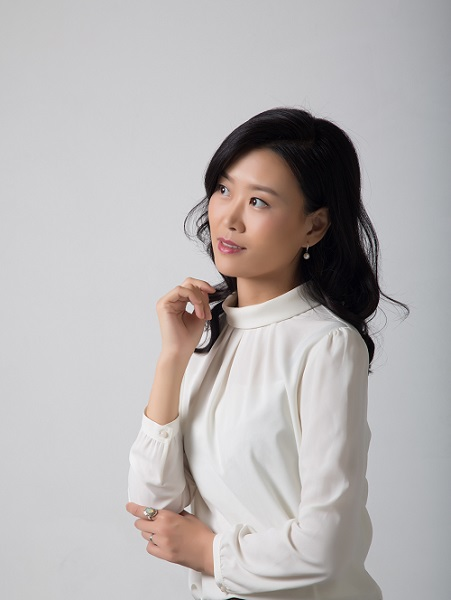
#> input picture liye.jpg, 451 x 600 px
$ python gitchat_37.py
#> lines starting #> are read from the running program, lines starting #| are printed output that depends on the picture
import os

import numpy as np
import matplotlib.pyplot as plt
import matplotlib.image as mpimg


def svdImageMatrix(om, k):
    U, S, Vt = np.linalg.svd(om)
    cmping = np.matrix(U[:, :k]) * np.diag(S[:k]) * np.matrix(Vt[:k, :])
    return cmping


def compressImage(image, k):
    redChannel = image[..., 0]
    greenChannel = image[..., 1]
    blueChannel = image[..., 2]

    cmpRed = svdImageMatrix(redChannel, k)
    cmpGreen = svdImageMatrix(greenChannel, k)
    cmpBlue = svdImageMatrix(blueChannel, k)

    newImage = np.zeros((image.shape[0], image.shape[1], 3), 'uint8')

    newImage[..., 0] = cmpRed
    newImage[..., 1] = cmpGreen
    newImage[..., 2] = cmpBlue

    return newImage


path = 'liye.jpg'
img = mpimg.imread(path)
#> img is the input picture: shape (600, 451, 3); mean R, G, B 183.2, 179.1, 179

title = "Original Image"
plt.title(title)
plt.imshow(img)
plt.show()

weights = [100, 50, 20, 5]

for k in weights:
    newImg = compressImage(img, k)

    title = " Image after =  %s" % k
    plt.title(title)
    plt.imshow(newImg)
    plt.show()

    newname = os.path.splitext(path)[0] + '_comp_' + str(k) + '.jpg'
    mpimg.imsave(newname, newImg)
#> this loop made 4 passes
#> pass 1, in compressImage, `redChannel = image[..., 0]`:
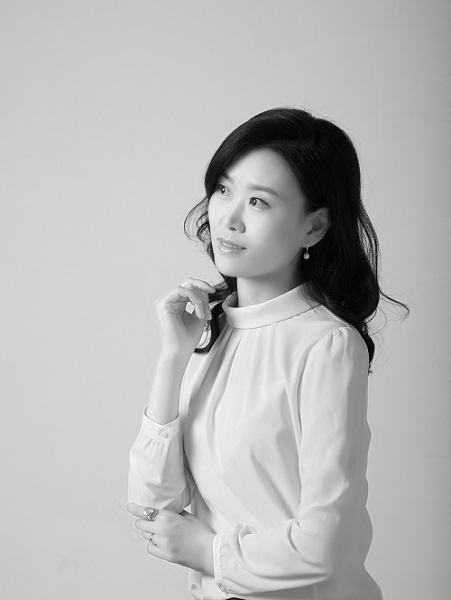
#> redChannel: shape (600, 451); min 0, max 255, mean 183.2
#> pass 1, in compressImage, `greenChannel = image[..., 1]`:
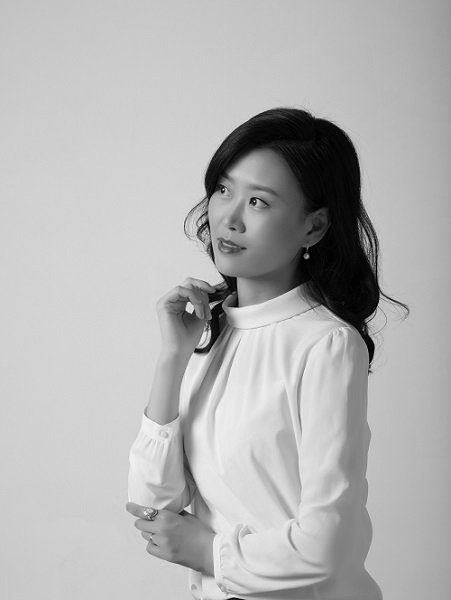
#> greenChannel: shape (600, 451); min 0, max 249, mean 179.1
#> pass 1, in compressImage, `blueChannel = image[..., 2]`:
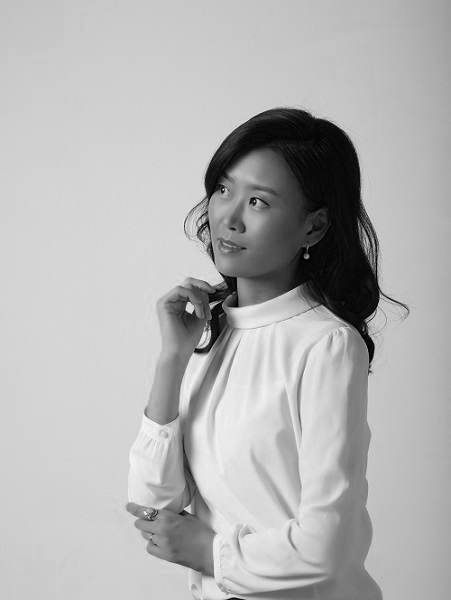
#> blueChannel: shape (600, 451); min 0, max 252, mean 179
#> pass 1, in svdImageMatrix, `U, S, Vt = np.linalg.svd(om)`:
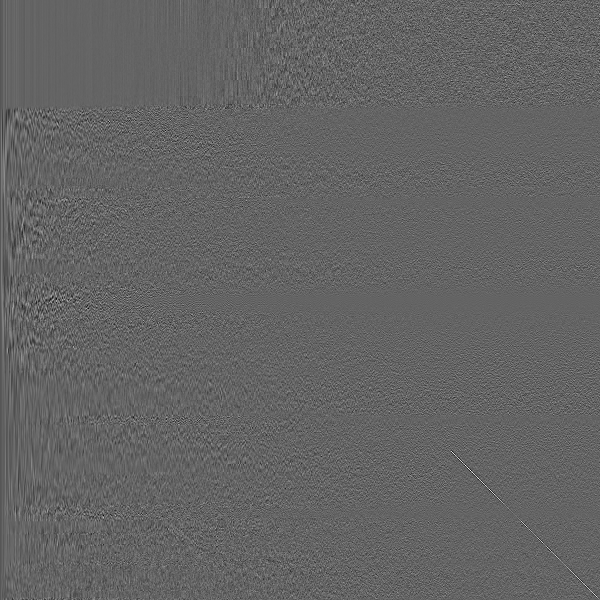
#> U: shape (600, 600) float64; min -0.316, max 0.487, mean -6.08e-05; drawn with min black and max white
#> pass 1, `plt.show()`:
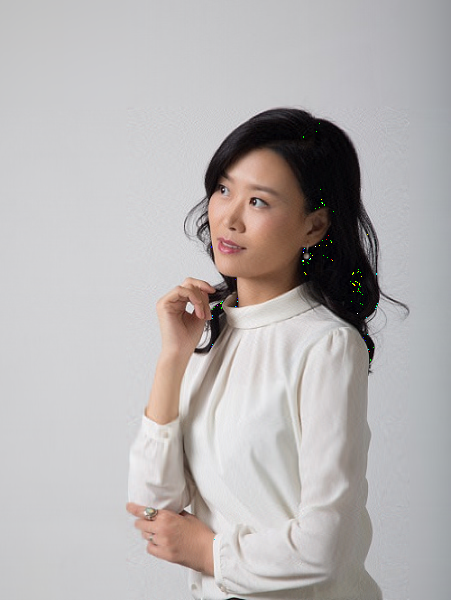
#> shown: shape (600, 451, 3); mean R, G, B 182.7, 178.7, 178.5
#> pass 2, `plt.show()`:
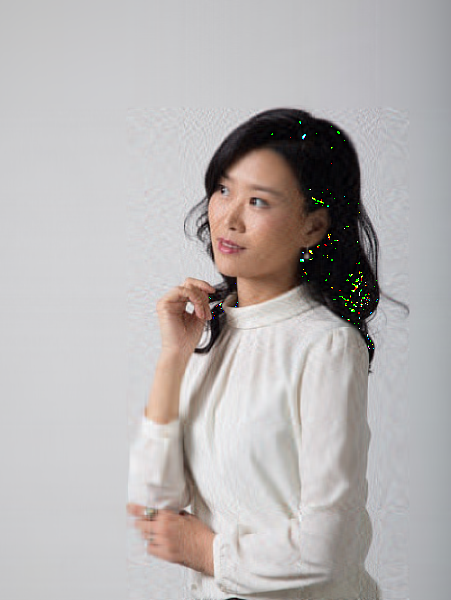
#> shown: shape (600, 451, 3); mean R, G, B 182.8, 178.9, 178.6
